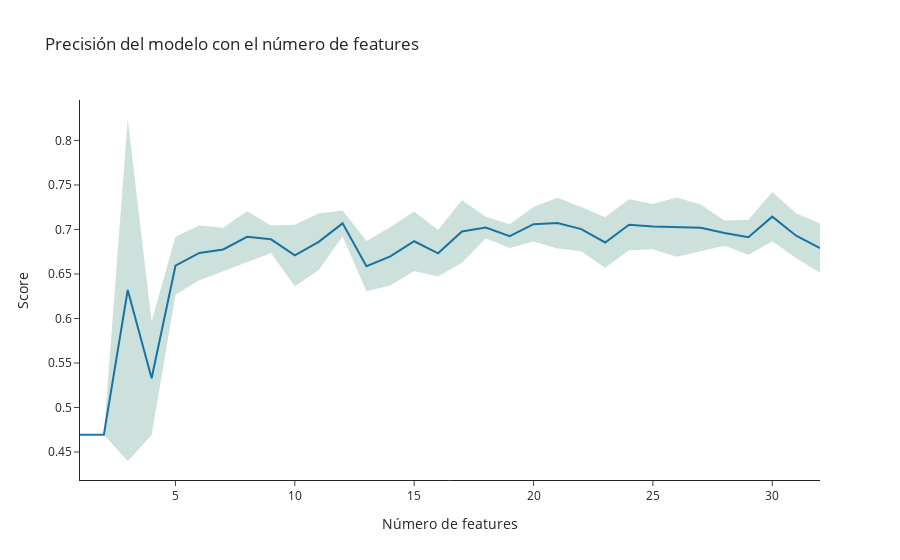

Here is the notebook cell this chart was saved with:
### Code cell
from sklearn.model_selection import cross_val_score
import matplotlib.pyplot as plt

# Obtenemos X para el train para el ejemplo
array_X = xgboost_pipe['Transformer'].fit_transform(X_train)
cols_trans_name = xgboost_pipe['Transformer'].get_feature_names_out()
new_X_train = pd.DataFrame(array_X, columns=cols_trans_name)

# Lista para almacenar la precisión del modelo con cada número de características
precision_scores = []

# Crear un selector de características recursivo con validación cruzada
clf = xgboost_pipe['Clasificador']

# Iterar sobre las características y evaluar el modelo con cada adición
for i in range(1, len(cols_trans_name) + 1):
    # Seleccionar las primeras i características
    selected_features = cols_trans_name[:i]
    scores = cross_val_score(
        clf, new_X_train[selected_features], 
        y_train, cv=5, scoring='precision_macro'
    )    
    # Almacenar la precisión del modelo con i características
    precision_scores.append(scores)

# Calcular variación de los puntos
x = [i for i in range(1, len(cols_trans_name) + 1)]
y = np.array(precision_scores).mean(axis=1)
std = np.array(precision_scores).std(axis=1)

plot_line_std(x, y, std)

### Figure 1 — Plotly figure (JSON) as saved in the notebook; plotly's stock layout.template omitted (floating-point values rounded to 4 significant figures)
{"data": [{"mode": "lines", "name": "Main Line", "type": "scatter", "x": [1, 2, 3, 4, 5, 6, 7, 8, 9, 10, 11, 12, 13, 14, 15, 16, 17, 18, 19, 20, 21, 22, 23, 24, 25, 26, 27, 28, 29, 30, 31, 32], "y": [0.4694, 0.4694, 0.632, 0.5329, 0.6593, 0.6737, 0.6775, 0.6918, 0.6889, 0.6708, 0.6861, 0.7069, 0.6588, 0.6699, 0.6868, 0.6732, 0.6977, 0.7022, 0.6926, 0.7059, 0.7072, 0.7004, 0.6854, 0.7053, 0.7032, 0.7027, 0.7018, 0.6959, 0.6913, 0.7144, 0.693, 0.6791]}, {"fill": "toself", "fillcolor": "rgba(0,100,80,0.2)", "line": {"color": "rgba(255,255,255,0)"}, "name": "Variation", "type": "scatter", "x": [1, 2, 3, 4, 5, 6, 7, 8, 9, 10, 11, 12, 13, 14, 15, 16, 17, 18, 19, 20, 21, 22, 23, 24, 25, 26, 27, 28, 29, 30, 31, 32, 32, 31, 30, 29, 28, 27, 26, 25, 24, 23, 22, 21, 20, 19, 18, 17, 16, 15, 14, 13, 12, 11, 10, 9, 8, 7, 6, 5, 4, 3, 2, 1], "y": [0.4694, 0.4694, 0.4399, 0.4691, 0.6268, 0.6429, 0.6531, 0.6631, 0.6735, 0.6363, 0.6544, 0.6924, 0.6306, 0.637, 0.6532, 0.6471, 0.6626, 0.6901, 0.6792, 0.6866, 0.6787, 0.6756, 0.657, 0.6768, 0.6778, 0.6694, 0.6755, 0.6817, 0.6717, 0.6868, 0.6677, 0.6514, 0.7068, 0.7182, 0.7421, 0.7109, 0.7102, 0.7282, 0.736, 0.7287, 0.7339, 0.7139, 0.7252, 0.7357, 0.7253, 0.706, 0.7144, 0.7328, 0.6994, 0.7203, 0.7028, 0.6871, 0.7214, 0.7179, 0.7054, 0.7044, 0.7204, 0.7019, 0.7045, 0.6918, 0.5966, 0.8241, 0.4694, 0.4694]}], "layout": {"autosize": true, "showlegend": false, "title": {"text": "Precisión del modelo con el número de features"}, "xaxis": {"autorange": true, "range": [1, 32], "title": {"text": "Número de features"}, "type": "linear"}, "yaxis": {"autorange": true, "range": [0.4186, 0.8455], "title": {"text": "Score"}, "type": "linear"}}}
